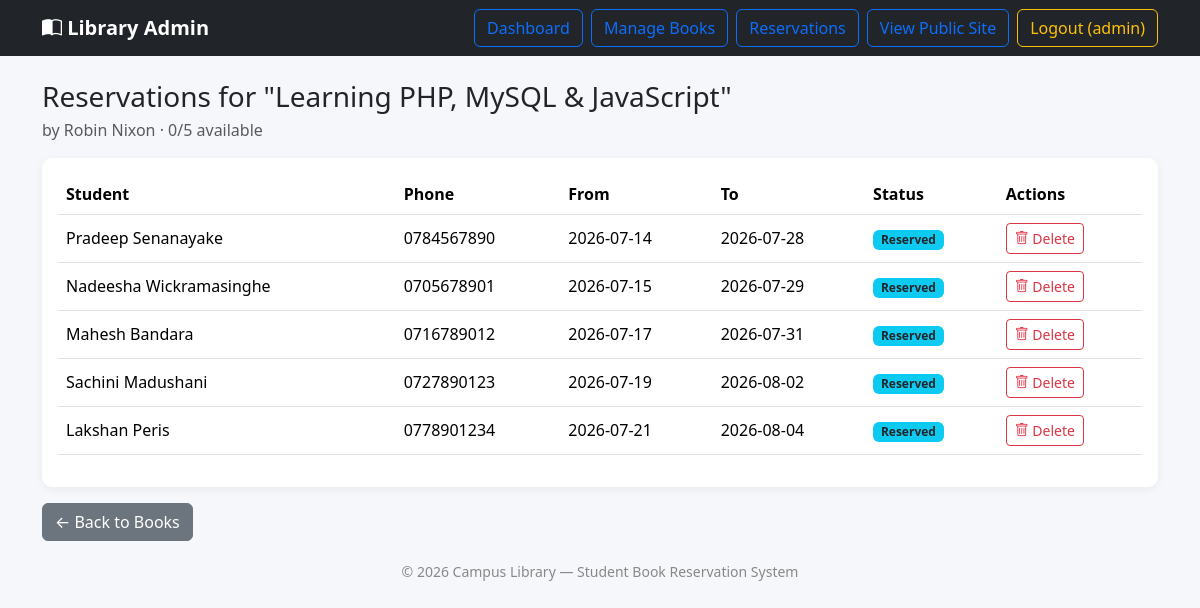
Screenshot of /admin/book_reservations.php?id=8 (signed in) with the database file from the repository.
### tables this page shows
CREATE TABLE IF NOT EXISTS books (
    id INT AUTO_INCREMENT PRIMARY KEY,
    title VARCHAR(150) NOT NULL,
    author VARCHAR(100) NOT NULL,
    isbn VARCHAR(20) NOT NULL UNIQUE,
    genre VARCHAR(50) NOT NULL,
    total_copies INT NOT NULL DEFAULT 1,
    available_copies INT NOT NULL DEFAULT 1,
    cover_image VARCHAR(255) DEFAULT NULL,
    created_at TIMESTAMP DEFAULT CURRENT_TIMESTAMP
);

CREATE TABLE IF NOT EXISTS reservations (
    id INT AUTO_INCREMENT PRIMARY KEY,
    book_id INT NOT NULL,
    student_name VARCHAR(100) NOT NULL,
    telephone VARCHAR(20) NOT NULL,
    request_date DATE NOT NULL,
    return_date DATE NOT NULL,
    status VARCHAR(20) NOT NULL DEFAULT 'Reserved',
    created_at TIMESTAMP DEFAULT CURRENT_TIMESTAMP,
    CONSTRAINT fk_reservation_book
        FOREIGN KEY (book_id) REFERENCES books(id)
        ON DELETE CASCADE
);

### includes/functions.php (called while the page is built, shortened)
<?php
function e($string) {
    return htmlspecialchars($string ?? '', ENT_QUOTES, 'UTF-8');
}

### admin/book_reservations.php (the view, shortened to what this page needs)
<?php
require_once __DIR__ . '/../config/db.php';
require_once __DIR__ . '/../includes/functions.php';
$id = (int)($_GET['id'] ?? 0);
$stmt = $conn->prepare('SELECT * FROM books WHERE id = ?');
$stmt->bind_param('i', $id);
$stmt->execute();
$book = $stmt->get_result()->fetch_assoc();
$stmt = $conn->prepare('SELECT * FROM reservations WHERE book_id = ? ORDER BY created_at DESC');
$stmt->bind_param('i', $id);
$stmt->execute();
$reservations = $stmt->get_result();
require_once __DIR__ . '/../includes/header.php';
require_once __DIR__ . '/../includes/navbar_admin.php';
?>
<div class="container">
    <h3 class="mb-1">Reservations for "<?php echo e($book['title']); ?>"</h3>
    <p class="text-muted">by <?php echo e($book['author']); ?> &middot; <?php echo (int)$book['available_copies']; ?>/<?php echo (int)$book['total_copies']; ?> available</p>
    <div class="card p-3">
        <div class="table-responsive">
        <table class="table align-middle">
            <thead>
                <tr><th>Student</th><th>Phone</th><th>From</th><th>To</th><th>Status</th><th>Actions</th></tr>
            </thead>
            <tbody>
            <?php while ($r = $reservations->fetch_assoc()): ?>
                <tr>
                    <td><?php echo e($r['student_name']); ?></td>
                    <td><?php echo e($r['telephone']); ?></td>
                    <td><?php echo e($r['request_date']); ?></td>
                    <td><?php echo e($r['return_date']); ?></td>
                    <td><span class="badge bg-info text-dark"><?php echo e($r['status']); ?></span></td>
                    <td>
                        <a href="delete_reservation.php?id=<?php echo (int)$r['id']; ?>"
                           class="btn btn-sm btn-outline-danger"
                           onclick="return confirm('Delete this reservation? The book copy will become available again.');">
                            <i class="bi bi-trash"></i> Delete
                        </a>
                    </td>
                </tr>
            <?php endwhile; ?>
            </tbody>
        </table>
        </div>
    </div>
    <a href="books.php" class="btn btn-secondary mt-3">&larr; Back to Books</a>
</div>
<?php require_once __DIR__ . '/../includes/footer.php'; ?>

### includes/header.php (style rules this page uses)
body { background-color: #f6f7fb; }
.card { border: none; box-shadow: 0 2px 8px rgba(0,0,0,0.06); border-radius: 10px; }

### rows the page displays
books: title "Learning PHP, MySQL & JavaScript", author "Robin Nixon", available_copies "0", total_copies "5"
reservations: student_name "Pradeep Senanayake", telephone "0784567890", request_date "2026-07-14", return_date "2026-07-28", status "Reserved"
reservations: student_name "Nadeesha Wickramasinghe", telephone "0705678901", request_date "2026-07-15", return_date "2026-07-29", status "Reserved"
reservations: student_name "Mahesh Bandara", telephone "0716789012", request_date "2026-07-17", return_date "2026-07-31", status "Reserved"
reservations: student_name "Sachini Madushani", telephone "0727890123", request_date "2026-07-19", return_date "2026-08-02", status "Reserved"
reservations: student_name "Lakshan Peris", telephone "0778901234", request_date "2026-07-21", return_date "2026-08-04", status "Reserved"

### other values shown
$_SESSION['admin_username'] "admin"
